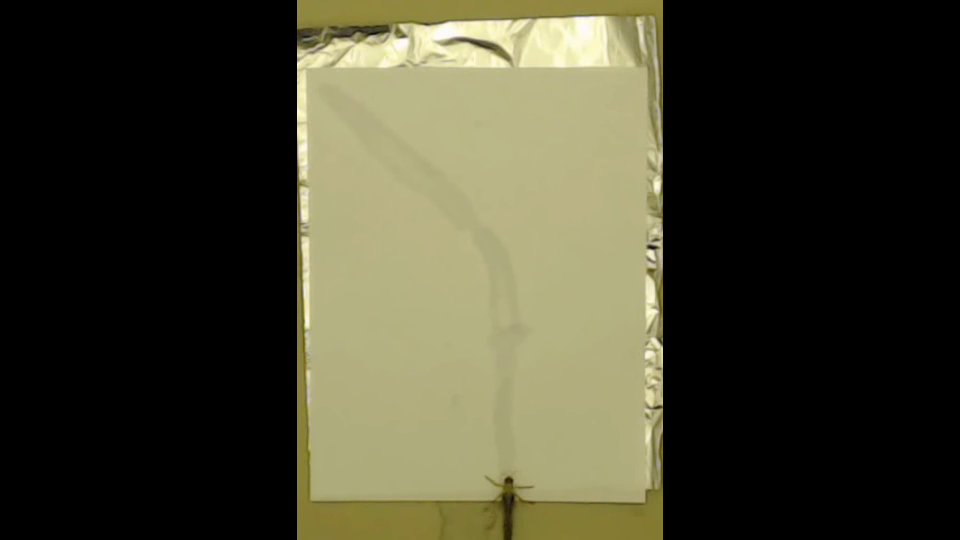
#> input picture frame 56 of locust/video2.avi, 1920 x 1080 px, given in place of video.avi, which was not available (shown at 1/2 size)
$ jupyter execute Video_to_crop_images.ipynb
#> lines starting #> are read from the running program, lines starting #| are printed output that depends on the picture
[cell 1]
import numpy as np
import cv2
import os

savepath = '/Users/chandak_rishabh/Box/Machine Learning/python scripts/Untitled Folder/deepposekit-data/datasets/locust/'
fpath = '/Users/chandak_rishabh/Box/Machine Learning/python scripts/Untitled Folder/deepposekit-data/datasets/locust'
fname = 'video.avi'
frame_width = 896
frame_height = 896
out = cv2.VideoWriter('outpy.avi',cv2.VideoWriter_fourcc('M','J','P','G'), 30, (frame_width,frame_height))

os.path.join(fpath,fname)

cap = cv2.VideoCapture(os.path.join(fpath,fname))

size = 896
x = 520
y = 100
i=0
while(cap.isOpened()):
    ret, frame = cap.read()
#> frame is the input picture: shape (1080, 1920, 3); mean B, G, R 46.6, 65.4, 67
    if ret == False:
        break
    crop_img_rgb = frame[y:y+size, x:x+size].copy()
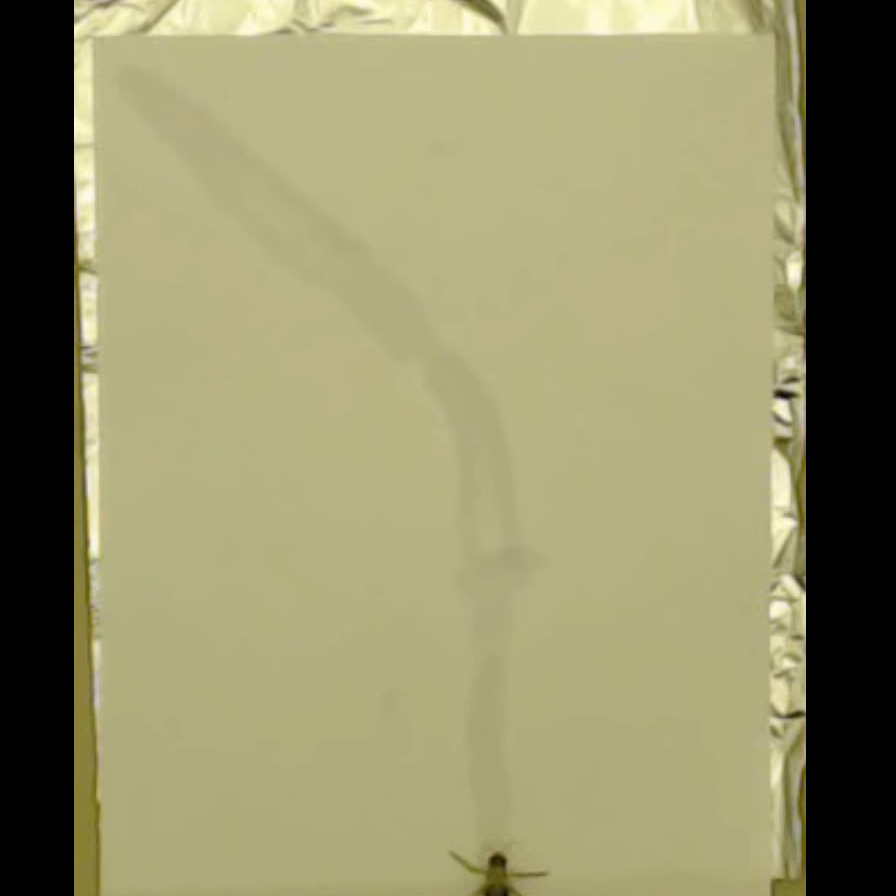
#> crop_img_rgb: shape (896, 896, 3); mean B, G, R 106, 144.5, 147.5
    out.write(crop_img_rgb)
    cv2.waitKey(5)

cap.release()
out.release()


$ run again, starting later in the video
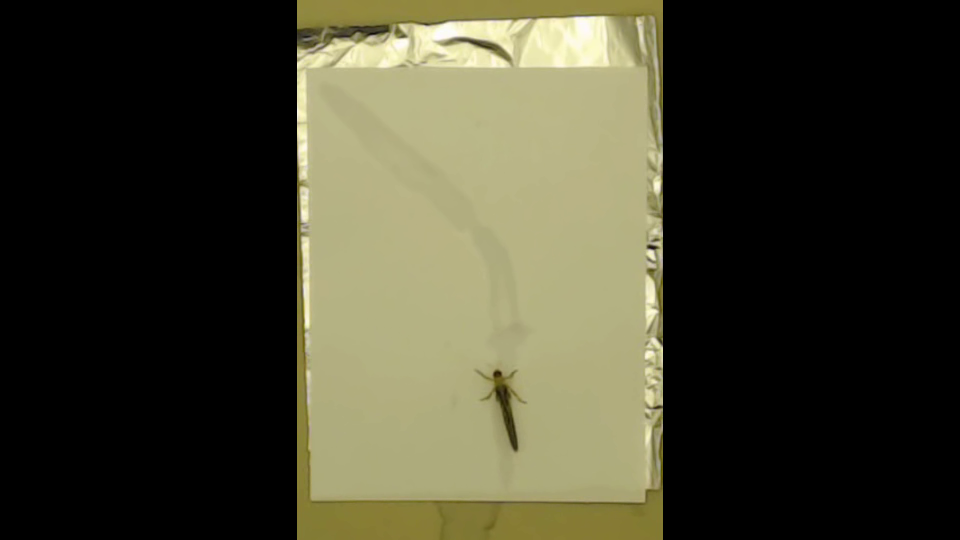
#> input picture frame 255 of locust/video2.avi, 1920 x 1080 px, given in place of video.avi, which was not available (shown at 1/2 size)
#> frame is the input picture: shape (1080, 1920, 3); mean B, G, R 46.5, 65.3, 66.9
#> `crop_img_rgb = frame[y:y+size, x:x+size].copy()`:
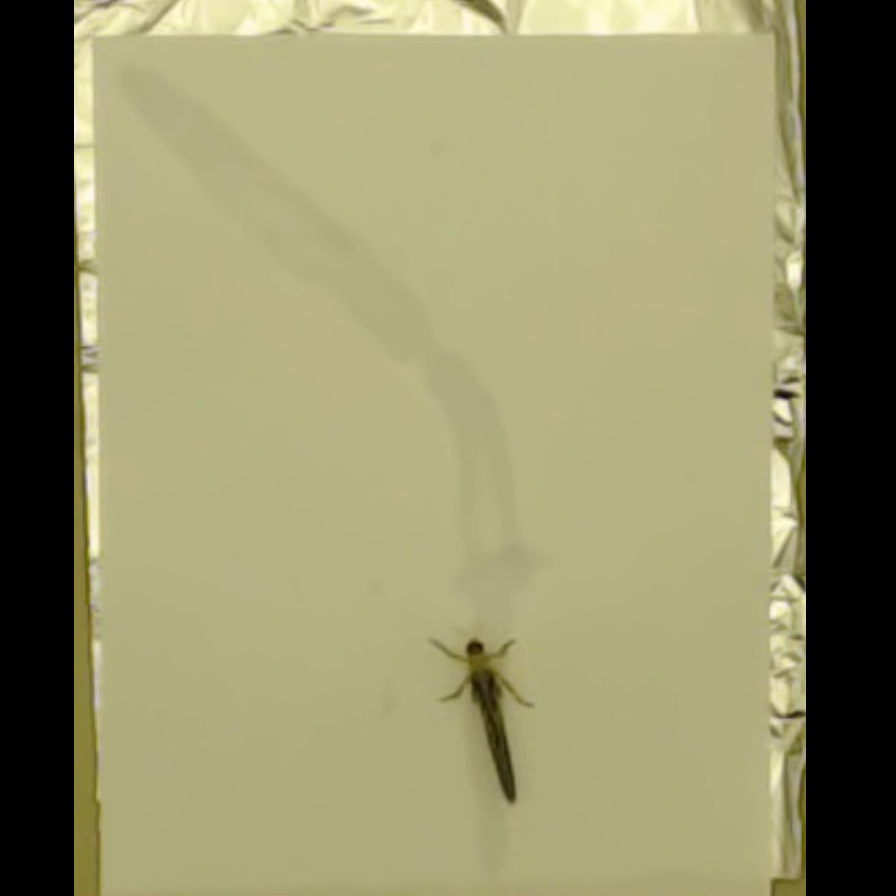
#> crop_img_rgb: shape (896, 896, 3); mean B, G, R 105.6, 144, 146.9

$ run again, starting later in the video
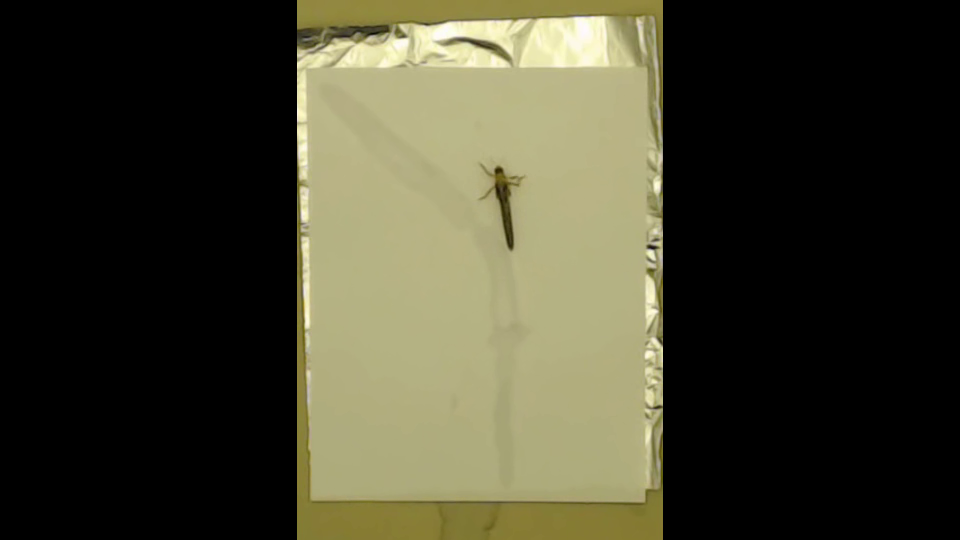
#> input picture frame 454 of locust/video2.avi, 1920 x 1080 px, given in place of video.avi, which was not available (shown at 1/2 size)
#> frame is the input picture: shape (1080, 1920, 3); mean B, G, R 46.5, 65.3, 67
#> `crop_img_rgb = frame[y:y+size, x:x+size].copy()`:
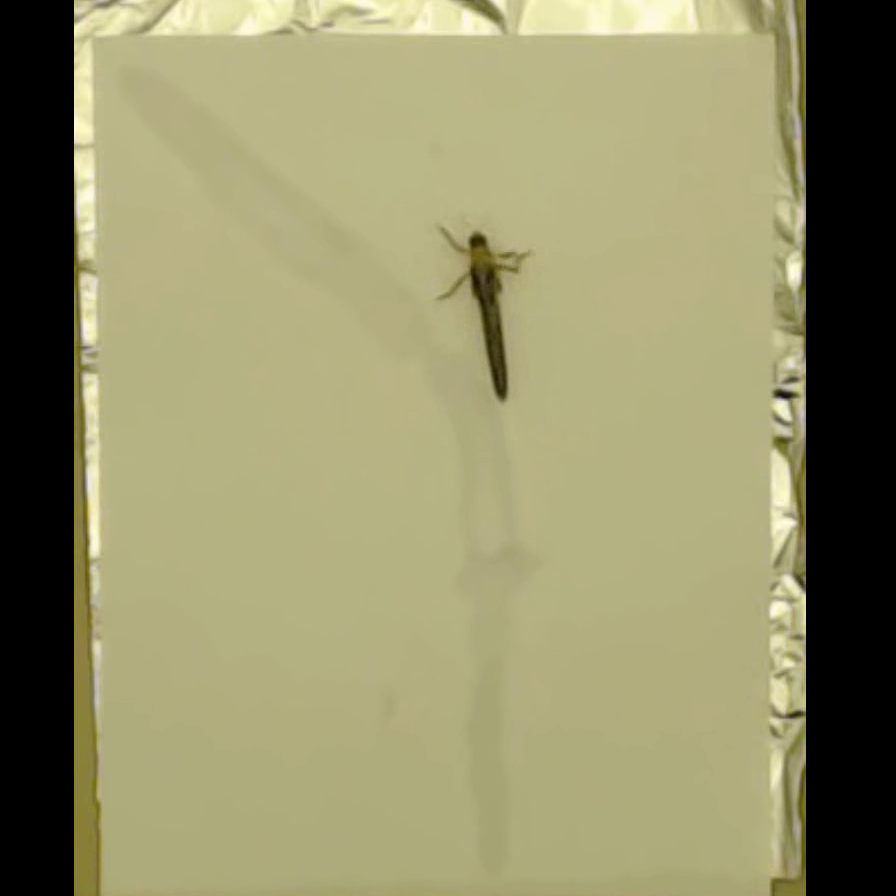
#> crop_img_rgb: shape (896, 896, 3); mean B, G, R 105.7, 144, 147
